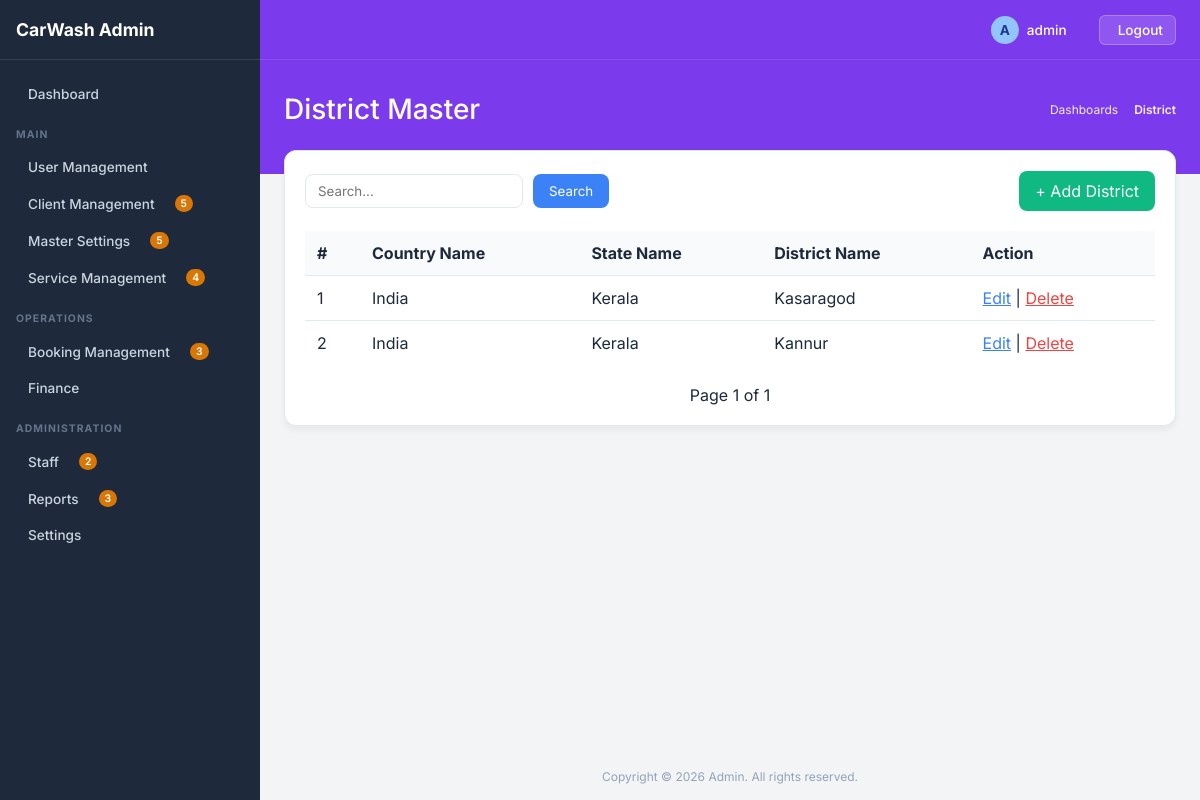
The app's page /district/ (signed in) with its own data.
### core/models.py (models this page shows, shortened)
class BaseModel(models.Model):
    id = models.UUIDField(primary_key=True, default=uuid.uuid4, editable=False)
    auto_id = models.PositiveIntegerField(db_index=True, unique=True)
    creator = models.ForeignKey(
        "auth.User", blank=True, null=True,related_name="creator_%(class)s_objects", on_delete=models.CASCADE)
    updater = models.ForeignKey("auth.User", blank=True, null=True,
                                related_name="updater_%(class)s_objects", on_delete=models.CASCADE)
    date_added = models.DateTimeField(db_index=True, auto_now_add=True)
    date_updated = models.DateTimeField(auto_now_add=True)
    is_deleted = models.BooleanField(default=False)
    class Meta:
        abstract = True

class District(BaseModel):
    state = models.ForeignKey(State, on_delete=models.CASCADE)
    name = models.CharField(max_length=100)

class State(BaseModel):
    country = models.ForeignKey(Country, on_delete=models.CASCADE)
    name = models.CharField(max_length=100)
    def __str__(self):
        return self.name

class Country(BaseModel):
    name = models.CharField(max_length=100)
    def __str__(self):
        return self.name

### core/views.py (the view)
# urls.py: path('district/', views.district_list, name='district_list'),
@login_required
def district_list(request):
    search = request.GET.get('search', '')
    queryset = District.objects.filter(is_deleted=False)
    if search:
        queryset = queryset.filter(name__icontains=search)
    paginator = Paginator(queryset, 10)
    page_obj = paginator.get_page(request.GET.get('page'))
    return render(request, 'district/list.html', {
        'page_obj': page_obj,
        'search': search
    })

### core/templates/district/list.html (shortened to what this page needs)
{% extends 'base.html' %}
{% block page_title %}District Master{% endblock %}
{% block breadcrumb_active %}District{% endblock %}
{% block content %}
<div style="background: white; padding: 20px; border-radius: 12px; border: 1px solid #e2e8f0; box-shadow: 0 4px 6px rgba(0,0,0,0.05);">
    <div style="display: flex; justify-content: space-between; align-items: center; margin-bottom: 20px;">
        <form method="GET" style="display: flex; gap: 10px;">
            <input type="text" name="search" value="{{search}}" placeholder="Search..."
                   style="padding: 8px 12px; border: 1px solid #e2e8f0; border-radius: 8px;">
            <button type="submit" style="background: #3b82f6; color: white; border: none; padding: 8px 16px; border-radius: 8px;">Search</button>
        </form>
        <a href="{% url 'district_create' %}"
           style="background: #10b981; color: white; padding: 10px 16px; border-radius: 8px; text-decoration: none;">
            + Add District
        </a>
    </div>
    <table style="width: 100%; border-collapse: collapse;">
        <thead>
            <tr style="background: #f8fafc; text-align: left;">
                <th style="padding: 12px;">#</th>
                <th style="padding: 12px;">Country Name</th>
                <th style="padding: 12px;">State Name</th>
                <th style="padding: 12px;">District Name</th>
                <th style="padding: 12px;">Action</th>
            </tr>
        </thead>
        <tbody>
            {% for obj in page_obj %}
            <tr style="border-top: 1px solid #e2e8f0;">
                <td style="padding: 12px;">{{ forloop.counter }}</td>
                <td style="padding: 12px;">{{ obj.state.country }}</td>
                <td style="padding: 12px;">{{ obj.state }}</td>
                <td style="padding: 12px;">{{ obj.name }}</td>
                <td style="padding: 12px;">
                    <a href="{% url 'district_edit' obj.pk %}" style="color: #3b82f6;">Edit</a> |
                    <a href="{% url 'district_delete' obj.pk %}"
                       onclick="return confirm('Delete this item?')"
                       style="color: #ef4444;">Delete</a>
                </td>
            </tr>
            {% empty %}
            <tr>
                <td colspan="4" style="text-align:center; padding:20px;">No data found</td>
            </tr>
            {% endfor %}
        </tbody>
    </table>
    <div style="margin-top: 20px; display: flex; justify-content: center;">
        <span>Page {{ page_obj.number }} of {{ page_obj.paginator.num_pages }}</span>
    </div>
</div>
{% endblock %}

### core/templates/base.html (shortened to what this page needs)
<!DOCTYPE html>
<html lang="en">
<head>
</head>
<body>
    <aside class="sidebar">
        <div class="sidebar-header">
            <span>CarWash Admin</span>
        </div>
        <div class="sidebar-content">
            <a href="#" class="nav-item">
                <div class="nav-item-left">
                    Dashboard
                </div>
            </a>
            <div class="nav-section-title">MAIN</div>
            <div class="nav-item dropdown-toggle">
                <div class="nav-item-left">
                     User Management
                </div>
            </div>
            <div class="nav-item dropdown-toggle">
                <div class="nav-item-left">
                    Client Management
                    <span class="nav-badge">5</span>
                </div>
            </div>
            <div class="nav-item dropdown-toggle">
                <div class="nav-item-left">
                    Master Settings
                    <span class="nav-badge">5</span>
                </div>
            </div>
            <div class="nav-item dropdown-toggle">
                <div class="nav-item-left">
                    Service Management
                    <span class="nav-badge">4</span>
                </div>
            </div>
            <div class="nav-section-title">OPERATIONS</div>
            <div class="nav-item dropdown-toggle">
                <div class="nav-item-left">
                    Booking Management
                    <span class="nav-badge">3</span>
                </div>
            </div>
            <div class="nav-item dropdown-toggle">
                <div class="nav-item-left">
                    Finance
                </div>
            </div>
            <div class="nav-section-title">ADMINISTRATION</div>
            <div class="nav-item dropdown-toggle">
                <div class="nav-item-left">
                    Staff
                    <span class="nav-badge">2</span>
                </div>
            </div>
            <div class="nav-item dropdown-toggle">
                <div class="nav-item-left">
                    Reports
                    <span class="nav-badge">3</span>
                </div>
            </div>
            <div class="nav-item dropdown-toggle">
                <div class="nav-item-left">
                    Settings
                </div>
            </div>
        </div>
    </aside>
    <div class="main-wrapper">
        <div class="top-banner">
            <div class="top-navbar">
                <div class="navbar-right">
                    <div class="flex-center" style="gap: 8px;">
                        <span style="display:inline-block; width:28px; height:28px; border-radius:50%; background:#93c5fd; color:#1e3a8a; text-align:center; line-height:28px; font-weight:bold;">{{ request.user.username|make_list|first|upper|default:"A" }}</span>
                        <span>{{ request.user.username|default:"admin" }}</span>
                    </div>
                    {% if request.user.is_authenticated %}
                    <form method="post" action="{% url 'logout' %}" style="margin-left: 12px; display: inline;">
                        <button type="submit" style="background: rgba(255,255,255,0.15); border: 1px solid rgba(255,255,255,0.25); color: white; padding: 6px 12px; border-radius: 6px; cursor: pointer; display: flex; align-items: center; gap: 6px; font-size: 0.85rem; font-weight: 500; transition: all 0.2s;">
                             Logout
                        </button>
                    </form>
                    {% endif %}
                </div>
            </div>
            <div class="banner-header">
                <div class="banner-title">{% block page_title %}Dashboard{% endblock %}</div>
                <div class="banner-breadcrumbs">
                    <a href="#">Dashboards</a>
                    <span style="font-weight: 600;">{% block breadcrumb_active %}Admin Dashboard{% endblock %}</span>
                </div>
            </div>
        </div>
        <div class="content-area">
            {% block content %}{% endblock %}
        </div>
        <div style="margin-top:auto; padding: 16px; text-align: center; color: #94a3b8; font-size: 0.75rem;">
            Copyright © 2026 Admin. All rights reserved.
        </div>
    </div>
</body>
</html>

### core/templates/base.html (style rules this page uses)
:root { --bg-sidebar: #1e293b; --bg-body: #f3f4f6; --bg-banner: #7c3aed; --text-sidebar: #cbd5e1; --text-sidebar-hover: #ffffff; --sidebar-border: #334155; --badge-bg: #d97706; --badge-text: #ffffff; --sidebar-width: 260px; }
* { margin: 0; padding: 0; box-sizing: border-box; font-family: 'Inter', sans-serif; }
body { background-color: var(--bg-body); color: #1e293b; display: flex; min-height: 100vh; overflow-x: hidden; }
.sidebar { width: var(--sidebar-width); background-color: var(--bg-sidebar); display: flex; flex-direction: column; position: fixed; height: 100vh; overflow-y: auto; z-index: 100; }
.sidebar-header { padding: 16px; font-size: 1.1rem; font-weight: 700; display: flex; align-items: center; gap: 12px; color: white; border-bottom: 1px solid var(--sidebar-border); height: 60px; }
.sidebar-content { padding: 16px 0; }
.nav-section-title { color: #64748b; font-size: 0.65rem; text-transform: uppercase; letter-spacing: 0.1em; font-weight: 700; margin: 16px 16px 8px 16px; }
.nav-item { display: flex; align-items: center; justify-content: space-between; padding: 10px 16px; color: var(--text-sidebar); text-decoration: none; font-size: 0.85rem; font-weight: 500; cursor: pointer; transition: color 0.2s, background-color 0.2s; }
.nav-item-left { display: flex; align-items: center; gap: 12px; }
.nav-badge { background-color: var(--badge-bg); color: var(--badge-text); font-size: 0.65rem; font-weight: 600; padding: 2px 6px; border-radius: 12px; margin-left: 8px; }
.main-wrapper { flex: 1; margin-left: var(--sidebar-width); display: flex; flex-direction: column; min-height: 100vh; }
.top-banner { background-color: var(--bg-banner); color: white; display: flex; flex-direction: column; }
.top-navbar { height: 60px; display: flex; align-items: center; justify-content: space-between; padding: 0 24px; border-bottom: 1px solid rgba(255, 255, 255, 0.1); }
.navbar-right { display: flex; align-items: center; gap: 20px; }
.navbar-right span { font-size: 0.85rem; font-weight: 500; }
.banner-header { padding: 32px 24px 48px 24px; display: flex; justify-content: space-between; align-items: center; }
.banner-title { font-size: 1.75rem; font-weight: 500; }
.banner-breadcrumbs { font-size: 0.75rem; display: flex; align-items: center; gap: 8px; opacity: 0.9; }
.banner-breadcrumbs a { color: white; text-decoration: none; }
.content-area { padding: 0 24px 24px 24px; margin-top: -24px; flex: 1; }
.flex-center { display: flex; align-items: center; }

### records on screen
District: state.country "India", state "Kerala", name "Kasaragod"
District: state.country "India", state "Kerala", name "Kannur"

### other values on screen
{{ request.user.username|make_list|first|upper|default:"A" }} "A"
{{ request.user.username|default:"admin" }} "admin"
{{ page_obj.number }} "1"
{{ page_obj.paginator.num_pages }} "1"
